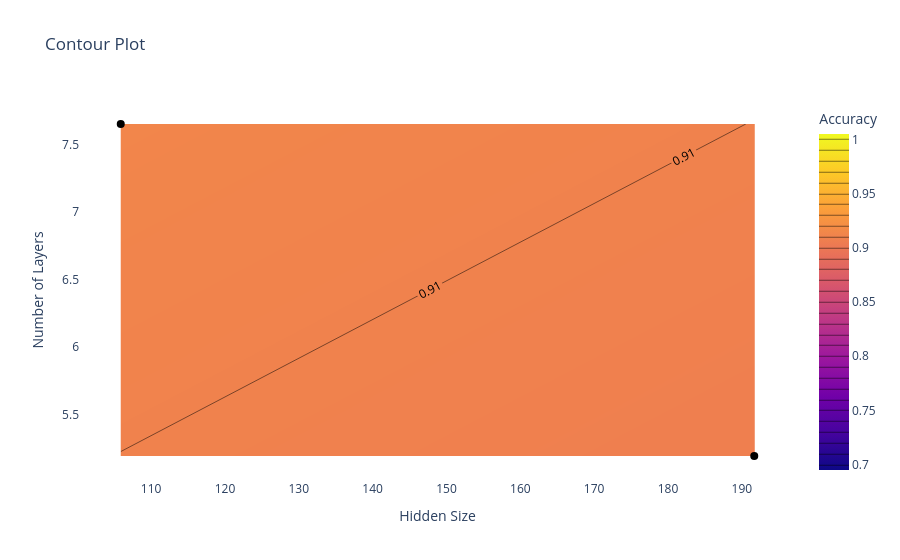

Notebook cell for this chart:
### Code cell
bayes = analysis.results_df
plot_contour(bayes, "config/hidden_size", "config/num_layers", "accuracy", start=0.7)

### Figure 1 — Plotly figure (JSON) as saved in the notebook; plotly's stock layout.template omitted (floating-point values rounded to 4 significant figures)
{"data": [{"colorbar": {"title": {"text": "Accuracy"}}, "colorscale": [[0, "#0d0887"], [0.1111, "#46039f"], [0.2222, "#7201a8"], [0.3333, "#9c179e"], [0.4444, "#bd3786"], [0.5556, "#d8576b"], [0.6667, "#ed7953"], [0.7778, "#fb9f3a"], [0.8889, "#fdca26"], [1, "#f0f921"]], "contours": {"coloring": "heatmap", "end": 1, "showlabels": true, "size": 0.01, "start": 0.7}, "type": "contour", "x": [105.9, 191.7], "y": [7.655, 5.191], "z": [0.9133, 0.9067]}, {"customdata": [0.9133, 0.9067], "hovertemplate": "Hidden Size: %{x}<br>Number of Layers: %{y}<br>Accuracy: %{customdata:.4f}<extra></extra>", "marker": {"color": "black", "size": 8, "symbol": "circle"}, "mode": "markers", "name": "Data Points", "type": "scatter", "x": [105.9, 191.7], "y": [7.655, 5.191]}], "layout": {"paper_bgcolor": "white", "plot_bgcolor": "white", "title": {"text": "Contour Plot"}, "xaxis": {"showgrid": false, "title": {"text": "Hidden Size"}}, "yaxis": {"showgrid": false, "title": {"text": "Number of Layers"}}}}
